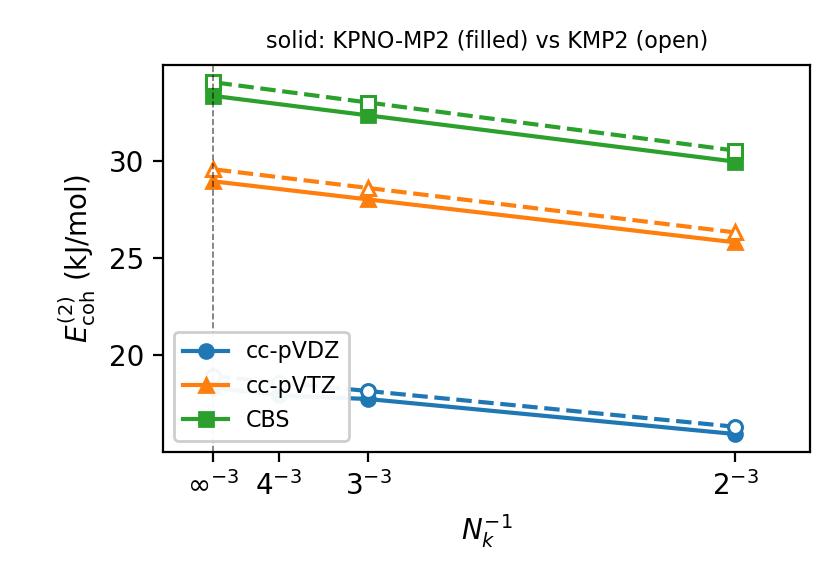

Python code for this plot:
#!/usr/bin/env python3
"""Solid ammonia: correlation cohesive energy vs k-mesh.

Correlation contribution to the cohesive energy of solid ammonia against the
inverse k-mesh density 1/N_k, for cc-pVDZ, cc-pVTZ, and a two-point (DZ/TZ)
CBS extrapolation, with KPNO-MP2 (solid, filled markers) and canonical KMP2
(dashed, open markers) overlaid. The marker at 1/N_k = 0 is a linear-in-1/N_k
extrapolation to the thermodynamic limit. Reference data accompanies the
manuscript (see ammonia_kmesh_data.csv).

Usage:  python ammonia_kmesh.py   ->   ammonia_kmesh.png
"""
import csv
from pathlib import Path

import numpy as np
import matplotlib.pyplot as plt

HA2KJMOL = 2625.5
Z = 4  # NH3 molecules per unit cell
DATA = Path(__file__).resolve().parent / 'ammonia_kmesh_data.csv'

crystal_kpno, crystal_kmp2, mol_corr = {}, {}, {}
with DATA.open(newline='') as fh:
    for row in csv.DictReader(fh):
        if row['kind'] == 'crystal':
            key = (row['basis'], int(row['nk']))
            crystal_kpno[key] = float(row['kpno_t8'])
            crystal_kmp2[key] = float(row['kmp2'])
        elif row['kind'] == 'mol':
            mol_corr[row['basis']] = float(row['mol_corr'])


def cbs_hk(X, e_outer, e_inner):
    """Two-point 1/X^3 correlation-energy extrapolation (outer = larger X)."""
    return (X**3 * e_outer - (X - 1)**3 * e_inner) / (X**3 - (X - 1)**3)


mol_cbs = cbs_hk(3, mol_corr['TZ'], mol_corr['DZ'])


def cbs_crystal(table, nk):
    if ('DZ', nk) in table and ('TZ', nk) in table:
        return cbs_hk(3, table[('TZ', nk)], table[('DZ', nk)])
    return None


def coh_corr(e_cryst, e_mol):
    return (e_mol - e_cryst / Z) * HA2KJMOL


def build_curves(table):
    out = {}
    out['DZ'] = ([8, 27, 64], [coh_corr(table[('DZ', k)], mol_corr['DZ']) for k in (8, 27, 64)])
    out['TZ'] = ([8, 27], [coh_corr(table[('TZ', k)], mol_corr['TZ']) for k in (8, 27)])
    cbs_vals = [(k, cbs_crystal(table, k)) for k in (8, 27)]
    out['CBS'] = ([k for k, v in cbs_vals if v is not None],
                  [coh_corr(v, mol_cbs) for _, v in cbs_vals if v is not None])
    return out


def linfit_intercept(xs, ys):
    a = np.vstack([np.asarray(xs, float), np.ones(len(xs))]).T
    slope, intercept = np.linalg.lstsq(a, np.asarray(ys, float), rcond=None)[0]
    return slope, intercept


kpno = build_curves(crystal_kpno)
kmp2 = build_curves(crystal_kmp2)

fig, ax = plt.subplots(figsize=(4.2, 2.9))
for basis, (color, marker) in {'DZ': ('C0', 'o'), 'TZ': ('C1', '^'), 'CBS': ('C2', 's')}.items():
    nk_k, e_k = kpno[basis]
    nk_m, e_m = kmp2[basis]
    inv_k = [1.0 / n for n in nk_k]
    inv_m = [1.0 / n for n in nk_m]
    _, b_k = linfit_intercept(inv_k, e_k)
    _, b_m = linfit_intercept(inv_m, e_m)
    name = 'CBS' if basis == 'CBS' else f'cc-pV{basis}'
    ax.plot(inv_k + [0.0], e_k + [b_k], '-' + marker, color=color, ms=5, label=name)
    ax.plot(inv_m + [0.0], e_m + [b_m], '--' + marker, color=color, ms=5,
            markerfacecolor='white', markeredgewidth=1.1)

ax.axvline(0, color='k', linestyle='--', lw=0.6, alpha=0.55)
ax.set_xticks([1 / 64, 1 / 27, 1 / 8, 0])
ax.set_xticklabels([r'$4^{-3}$', r'$3^{-3}$', r'$2^{-3}$', r'$\infty^{-3}$'])
ax.set_xlim(-0.012, 1 / 7.0)
ax.set_xlabel(r'$N_k^{-1}$')
ax.set_ylabel(r'$E_\mathrm{coh}^{(2)}$ (kJ/mol)')
ax.set_title('solid: KPNO-MP2 (filled) vs KMP2 (open)', fontsize=8)
ax.legend(fontsize=8, framealpha=0.95, loc='lower left')

fig.tight_layout()
out = Path(__file__).resolve().parent / 'ammonia_kmesh.png'
fig.savefig(out, dpi=200)
print(f'Wrote {out}')
